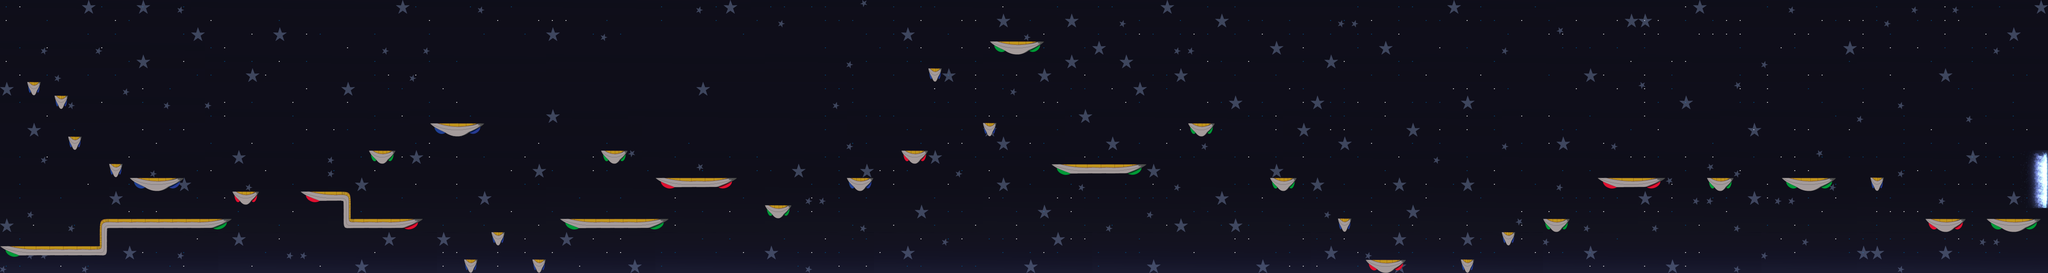

A 2D game scene composited from a Tiled map and its tileset images. What follows is a short description and the map's XML, with each tile layer's data collapsed to a summary:
An orthogonal 150x20 tile map with 32x32 px tiles, 4 tile layers (building, fx, xfx, floor), 1 hidden layer not drawn, 22 tilesets and 46 objects.

<map version="1.0" orientation="orthogonal" renderorder="left-down" width="150" height="20" tilewidth="32" tileheight="32" nextobjectid="135">
 <tileset firstgid="1" name="bot_espacio" tilewidth="32" tileheight="32" tilecount="64">
  <image source="bot_espacio.png" width="533" height="134" />
 </tileset>
 <tileset firstgid="65" name="mid_espacio" tilewidth="32" tileheight="32" tilecount="64">
  <image source="mid_espacio.png" width="533" height="134" />
 </tileset>
 <tileset firstgid="129" name="top_espacio" tilewidth="32" tileheight="32" tilecount="64">
  <image source="top_espacio.png" width="534" height="133" />
 </tileset>
 <tileset firstgid="193" name="particula_azul32-4x4" tilewidth="32" tileheight="32" tilecount="1">
  <image source="particula_azul32-4x4.png" width="32" height="32" />
 </tileset>
 <tileset firstgid="194" name="particula_blanca32-4x4" tilewidth="32" tileheight="32" tilecount="1">
  <image source="particula_blanca32-4x4.png" width="32" height="32" />
 </tileset>
 <tileset firstgid="195" name="estrella32x32" tilewidth="32" tileheight="32" tilecount="1">
  <image source="estrella32x32.png" width="32" height="32" />
 </tileset>
 <tileset firstgid="196" name="estrella32-16-izq_bot-2" tilewidth="32" tileheight="32" tilecount="1">
  <image source="estrella32-16-izq_bot-2.png" width="32" height="32" />
 </tileset>
 <tileset firstgid="197" name="estrella31-16-izq-2" tilewidth="32" tileheight="32" tilecount="1">
  <image source="estrella31-16-izq-2.png" width="32" height="32" />
 </tileset>
 <tileset firstgid="198" name="plataforma-azul-2" tilewidth="32" tileheight="32" tilecount="5">
  <image source="plataforma-azul-2.png" width="160" height="32" />
 </tileset>
 <tileset firstgid="203" name="plataforma-verde-chica" tilewidth="32" tileheight="32" tilecount="5">
  <image source="plataforma-verde-chica.png" width="160" height="32" />
 </tileset>
 <tileset firstgid="208" name="plataforma-azul" tilewidth="32" tileheight="32" tilecount="5">
  <image source="plataforma-azul.png" width="160" height="32" />
 </tileset>
 <tileset firstgid="213" name="plataforma-roja-2" tilewidth="32" tileheight="32" tilecount="5">
  <image source="plataforma-roja-2.png" width="160" height="32" />
 </tileset>
 <tileset firstgid="218" name="PLATAFORMA-ARRIBA" tilewidth="32" tileheight="32" tilecount="9">
  <image source="PLATAFORMA-ARRIBA.png" width="96" height="96" />
 </tileset>
 <tileset firstgid="227" name="plataforma-roja-3" tilewidth="32" tileheight="32" tilecount="5">
  <image source="plataforma-roja-3.png" width="160" height="32" />
 </tileset>
 <tileset firstgid="232" name="plataforma-verde-2" tilewidth="32" tileheight="32" tilecount="5">
  <image source="plataforma-verde-2.png" width="160" height="32" />
 </tileset>
 <tileset firstgid="237" name="plataforma-roja" tilewidth="32" tileheight="32" tilecount="5">
  <image source="plataforma-roja.png" width="160" height="32" />
 </tileset>
 <tileset firstgid="242" name="plataforma-azul-chica" tilewidth="32" tileheight="32" tilecount="5">
  <image source="plataforma-azul-chica.png" width="160" height="32" />
 </tileset>
 <tileset firstgid="247" name="plataforma-verde" tilewidth="32" tileheight="32" tilecount="5">
  <image source="plataforma-verde.png" width="160" height="32" />
 </tileset>
 <tileset firstgid="252" name="PLATAFORMA-ARRIBA2" tilewidth="32" tileheight="32" tilecount="9">
  <image source="PLATAFORMA-ARRIBA2.png" width="96" height="96" />
 </tileset>
 <tileset firstgid="261" name="portalizq" tilewidth="32" tileheight="32" tilecount="64">
  <image source="portalizq.png" width="256" height="256" />
  <tile id="0">
   <properties>
    <property name="part1" value="1" />
   </properties>
  </tile>
  <tile id="1">
   <properties>
    <property name="part6" value="1" />
   </properties>
  </tile>
  <tile id="2">
   <properties>
    <property name="part1" value="2" />
   </properties>
  </tile>
  <tile id="3">
   <properties>
    <property name="part6" value="2" />
   </properties>
  </tile>
  <tile id="4">
   <properties>
    <property name="part1" value="3" />
   </properties>
  </tile>
  <tile id="5">
   <properties>
    <property name="part6" value="3" />
   </properties>
  </tile>
  <tile id="6">
   <properties>
    <property name="part1" value="4" />
   </properties>
  </tile>
  <tile id="7">
   <properties>
    <property name="part6" value="4" />
   </properties>
  </tile>
  <tile id="8">
   <properties>
    <property name="part2" value="1" />
   </properties>
  </tile>
  <tile id="9">
   <properties>
    <property name="part7" value="1" />
   </properties>
  </tile>
  <tile id="10">
   <properties>
    <property name="part2" value="2" />
   </properties>
  </tile>
  <tile id="11">
   <properties>
    <property name="part7" value="2" />
   </properties>
  </tile>
  <tile id="12">
   <properties>
    <property name="part2" value="3" />
   </properties>
  </tile>
  <tile id="13">
   <properties>
    <property name="part7" value="3" />
   </properties>
  </tile>
  <tile id="14">
   <properties>
    <property name="part2" value="4" />
   </properties>
  </tile>
  <tile id="15">
   <properties>
    <property name="part7" value="4" />
   </properties>
  </tile>
  <tile id="16">
   <properties>
    <property name="part3" value="1" />
   </properties>
  </tile>
  <tile id="17">
   <properties>
    <property name="part8" value="1" />
   </properties>
  </tile>
  <tile id="18">
   <properties>
    <property name="part3" value="2" />
   </properties>
  </tile>
  <tile id="19">
   <properties>
    <property name="part8" value="2" />
   </properties>
  </tile>
  <tile id="20">
   <properties>
    <property name="part3" value="3" />
   </properties>
  </tile>
  <tile id="21">
   <properties>
    <property name="part8" value="3" />
   </properties>
  </tile>
  <tile id="22">
   <properties>
    <property name="part3" value="4" />
   </properties>
  </tile>
  <tile id="23">
   <properties>
    <property name="part8" value="4" />
   </properties>
  </tile>
  <tile id="24">
   <properties>
    <property name="part4" value="1" />
   </properties>
  </tile>
  <tile id="25">
   <properties>
    <property name="part9" value="1" />
   </properties>
  </tile>
  <tile id="26">
   <properties>
    <property name="part4" value="2" />
   </properties>
  </tile>
  <tile id="27">
   <properties>
    <property name="part9" value="2" />
   </properties>
  </tile>
  <tile id="28">
   <properties>
    <property name="part4" value="3" />
   </properties>
  </tile>
  <tile id="29">
   <properties>
    <property name="part9" value="3" />
   </properties>
  </tile>
  <tile id="30">
   <properties>
    <property name="part4" value="4" />
   </properties>
  </tile>
  <tile id="31">
   <properties>
    <property name="part9" value="4" />
   </properties>
  </tile>
  <tile id="32">
   <properties>
    <property name="part5" value="1" />
   </properties>
  </tile>
  <tile id="33">
   <properties>
    <property name="part10" value="1" />
   </properties>
  </tile>
  <tile id="34">
   <properties>
    <property name="part5" value="2" />
   </properties>
  </tile>
  <tile id="35">
   <properties>
    <property name="part10" value="2" />
   </properties>
  </tile>
  <tile id="36">
   <properties>
    <property name="part5" value="3" />
   </properties>
  </tile>
  <tile id="37">
   <properties>
    <property name="part10" value="3" />
   </properties>
  </tile>
  <tile id="38">
   <properties>
    <property name="part5" value="4" />
   </properties>
  </tile>
  <tile id="39">
   <properties>
    <property name="part10" value="4" />
   </properties>
  </tile>
 </tileset>
 <tileset firstgid="325" name="plataforma32x32" tilewidth="32" tileheight="32" tilecount="9">
  <image source="plataforma32x32.png" width="96" height="96" />
 </tileset>
 <tileset firstgid="334" name="portal" tilewidth="32" tileheight="32" tilecount="64">
  <image source="portaldrc.png" width="256" height="256" />
  <tile id="0">
   <properties>
    <property name="part1" value="1" />
   </properties>
  </tile>
  <tile id="1">
   <properties>
    <property name="part6" value="1" />
   </properties>
  </tile>
  <tile id="2">
   <properties>
    <property name="part1" value="2" />
   </properties>
  </tile>
  <tile id="3">
   <properties>
    <property name="part6" value="2" />
   </properties>
  </tile>
  <tile id="4">
   <properties>
    <property name="part1" value="3" />
   </properties>
  </tile>
  <tile id="5">
   <properties>
    <property name="part6" value="3" />
   </properties>
  </tile>
  <tile id="6">
   <properties>
    <property name="part1" value="4" />
   </properties>
  </tile>
  <tile id="7">
   <properties>
    <property name="part6" value="4" />
   </properties>
  </tile>
  <tile id="8">
   <properties>
    <property name="part2" value="1" />
   </properties>
  </tile>
  <tile id="9">
   <properties>
    <property name="part7" value="1" />
   </properties>
  </tile>
  <tile id="10">
   <properties>
    <property name="part2" value="2" />
   </properties>
  </tile>
  <tile id="11">
   <properties>
    <property name="part7" value="2" />
   </properties>
  </tile>
  <tile id="12">
   <properties>
    <property name="part2" value="3" />
   </properties>
  </tile>
  <tile id="13">
   <properties>
    <property name="part7" value="3" />
   </properties>
  </tile>
  <tile id="14">
   <properties>
    <property name="part2" value="4" />
   </properties>
  </tile>
  <tile id="15">
   <properties>
    <property name="part7" value="4" />
   </properties>
  </tile>
  <tile id="16">
   <properties>
    <property name="part3" value="1" />
   </properties>
  </tile>
  <tile id="17">
   <properties>
    <property name="part8" value="1" />
   </properties>
  </tile>
  <tile id="18">
   <properties>
    <property name="part3" value="2" />
   </properties>
  </tile>
  <tile id="19">
   <properties>
    <property name="part8" value="2" />
   </properties>
  </tile>
  <tile id="20">
   <properties>
    <property name="part3" value="3" />
   </properties>
  </tile>
  <tile id="21">
   <properties>
    <property name="part8" value="3" />
   </properties>
  </tile>
  <tile id="22">
   <properties>
    <property name="part3" value="4" />
   </properties>
  </tile>
  <tile id="23">
   <properties>
    <property name="part8" value="4" />
   </properties>
  </tile>
  <tile id="24">
   <properties>
    <property name="part4" value="1" />
   </properties>
  </tile>
  <tile id="25">
   <properties>
    <property name="part9" value="1" />
   </properties>
  </tile>
  <tile id="26">
   <properties>
    <property name="part4" value="2" />
   </properties>
  </tile>
  <tile id="27">
   <properties>
    <property name="part9" value="2" />
   </properties>
  </tile>
  <tile id="28">
   <properties>
    <property name="part4" value="3" />
   </properties>
  </tile>
  <tile id="29">
   <properties>
    <property name="part9" value="3" />
   </properties>
  </tile>
  <tile id="30">
   <properties>
    <property name="part4" value="4" />
   </properties>
  </tile>
  <tile id="31">
   <properties>
    <property name="part9" value="4" />
   </properties>
  </tile>
  <tile id="32">
   <properties>
    <property name="part5" value="1" />
   </properties>
  </tile>
  <tile id="33">
   <properties>
    <property name="part10" value="1" />
   </properties>
  </tile>
  <tile id="34">
   <properties>
    <property name="part5" value="2" />
   </properties>
  </tile>
  <tile id="35">
   <properties>
    <property name="part10" value="2" />
   </properties>
  </tile>
  <tile id="36">
   <properties>
    <property name="part5" value="3" />
   </properties>
  </tile>
  <tile id="37">
   <properties>
    <property name="part10" value="3" />
   </properties>
  </tile>
  <tile id="38">
   <properties>
    <property name="part5" value="4" />
   </properties>
  </tile>
  <tile id="39">
   <properties>
    <property name="part10" value="4" />
   </properties>
  </tile>
 </tileset>
 <layer name="building" width="150" height="20">
  <data>[3000 cells, 3000 non-empty, 176 distinct tile ids]</data>
 </layer>
 <layer name="aimos" width="150" height="20" visible="0">
  <data>[3000 cells, 52 non-empty, 2 distinct tile ids]</data>
 </layer>
 <layer name="fx" width="150" height="20">
  <data>[3000 cells, 794 non-empty, 2 distinct tile ids]</data>
 </layer>
 <layer name="xfx" width="150" height="20">
  <data>[3000 cells, 195 non-empty, 3 distinct tile ids]</data>
 </layer>
 <layer name="floor" width="150" height="20">
  <data>[3000 cells, 130 non-empty, 46 distinct tile ids]</data>
 </layer>
 <objectgroup name="objetos">
  <object id="2" x="231.146" y="509.109" width="311.554" height="31.0739">
   <properties>
    <property name="clase" value="1" />
   </properties>
  </object>
  <object id="14" x="798.892" y="511.78" width="190.713" height="31.0739">
   <properties>
    <property name="clase" value="1" />
   </properties>
  </object>
  <object id="16" x="305.061" y="416.636" width="126.003" height="30.7325">
   <properties>
    <property name="clase" value="1" />
   </properties>
  </object>
  <object id="17" x="1007.67" y="285.348" width="127.908" height="31.7569">
   <properties>
    <property name="clase" value="1" />
   </properties>
  </object>
  <object id="19" x="1408.34" y="353.989" width="65.2211" height="32.0983">
   <properties>
    <property name="clase" value="1" />
   </properties>
  </object>
  <object id="20" x="1537.71" y="413.783" width="188.963" height="31.7569">
   <properties>
    <property name="clase" value="1" />
   </properties>
  </object>
  <object id="21" x="1313.83" y="511.693" width="255.193" height="32.4398">
   <properties>
    <property name="clase" value="1" />
   </properties>
  </object>
  <object id="43" x="1983.37" y="416.196" width="63.3089" height="32.6913">
   <properties>
    <property name="clase" value="1" />
   </properties>
  </object>
  <object id="47" x="2318.58" y="96.4704" width="129.512" height="31.8471">
   <properties>
    <property name="clase" value="1" />
   </properties>
  </object>
  <object id="48" x="2465.87" y="384.73" width="221.604" height="29.724">
   <properties>
    <property name="clase" value="1" />
   </properties>
  </object>
  <object id="51" x="2112.18" y="353.156" width="63.6943" height="33.9703">
   <properties>
    <property name="clase" value="1" />
   </properties>
  </object>
  <object id="52" x="2784.84" y="289.953" width="62.9866" height="34.678">
   <properties>
    <property name="clase" value="1" />
   </properties>
  </object>
  <object id="54" x="3200.28" y="607.219" width="96.2491" height="36.0934">
   <properties>
    <property name="clase" value="1" />
   </properties>
  </object>
  <object id="55" x="2303.1" y="286.599" width="31.1394" height="35.3857">
   <properties>
    <property name="clase" value="1" />
   </properties>
  </object>
  <object id="64" x="3138.42" y="512.462" width="31.5866" height="30.4317">
   <properties>
    <property name="clase" value="1" />
   </properties>
  </object>
  <object id="67" x="3522.91" y="544.533" width="30.5608" height="33.2626">
   <properties>
    <property name="clase" value="1" />
   </properties>
  </object>
  <object id="85" x="3616.39" y="510.55" width="64.2528" height="33.863">
   <properties>
    <property name="clase" value="1" />
   </properties>
  </object>
  <object id="86" x="2174.88" y="161.535" width="31.2581" height="34.7313">
   <properties>
    <property name="clase" value="1" />
   </properties>
  </object>
  <object id="87" x="3424.5" y="606.929" width="31.2581" height="33.863">
   <properties>
    <property name="clase" value="1" />
   </properties>
  </object>
  <object id="89" x="62.8462" y="191.225" width="32.7661" height="32.0891">
   <properties>
    <property name="clase" value="1" />
   </properties>
  </object>
  <object id="90" x="128.623" y="222.548" width="30.1244" height="34.7086">
   <properties>
    <property name="clase" value="1" />
   </properties>
  </object>
  <object id="91" x="159.669" y="319.581" width="31.4342" height="33.3988">
   <properties>
    <property name="clase" value="1" />
   </properties>
  </object>
  <object id="93" x="4513.36" y="511.216" width="93.5879" height="35.3635">
   <properties>
    <property name="clase" value="1" />
   </properties>
  </object>
  <object id="94" x="1151.47" y="541.116" width="30.8905" height="33.0209">
   <properties>
    <property name="clase" value="1" />
   </properties>
  </object>
  <object id="95" x="864.932" y="351.512" width="64.9766" height="31.9557">
   <properties>
    <property name="clase" value="1" />
   </properties>
  </object>
  <object id="113" x="255.906" y="381.682" width="31.4342" height="33.3988">
   <properties>
    <property name="clase" value="1" />
   </properties>
  </object>
  <object id="114" x="0.805872" y="574.578" width="251.644" height="31.0739">
   <properties>
    <property name="clase" value="1" />
   </properties>
  </object>
  <object id="115" x="230.342" y="540.395" width="24.2386" height="33.3988">
   <properties>
    <property name="clase" value="1" />
   </properties>
  </object>
  <object id="116" x="545.638" y="447.723" width="62.5854" height="33.3988">
   <properties>
    <property name="clase" value="1" />
   </properties>
  </object>
  <object id="117" x="705.666" y="448.886" width="117.725" height="31.0739">
   <properties>
    <property name="clase" value="1" />
   </properties>
  </object>
  <object id="118" x="798.615" y="482.972" width="23.7115" height="31.0739">
   <properties>
    <property name="clase" value="1" />
   </properties>
  </object>
  <object id="120" x="1089.16" y="607.691" width="30.8905" height="33.0209">
   <properties>
    <property name="clase" value="1" />
   </properties>
  </object>
  <object id="121" x="1247.87" y="608.756" width="30.8905" height="33.0209">
   <properties>
    <property name="clase" value="1" />
   </properties>
  </object>
  <object id="122" x="1792.71" y="479.335" width="63.9114" height="30.8905">
   <properties>
    <property name="clase" value="1" />
   </properties>
  </object>
  <object id="124" x="2974.47" y="417.258" width="62.9866" height="34.678">
   <properties>
    <property name="clase" value="1" />
   </properties>
  </object>
  <object id="126" x="4383.26" y="416.489" width="33.0209" height="29.8253">
   <properties>
    <property name="clase" value="1" />
   </properties>
  </object>
  <object id="127" x="4176.61" y="416.489" width="126.758" height="29.8253">
   <properties>
    <property name="clase" value="1" />
   </properties>
  </object>
  <object id="128" x="4097.72" y="511.294" width="64.9766" height="33.0209">
   <properties>
    <property name="clase" value="1" />
   </properties>
  </object>
  <object id="129" x="3745.21" y="414.359" width="159.778" height="35.1513">
   <properties>
    <property name="clase" value="1" />
   </properties>
  </object>
  <object id="130" x="4653.81" y="512.356" width="132.084" height="31.9557">
   <properties>
    <property name="clase" value="1" />
   </properties>
  </object>
  <object id="132" x="4781.64" y="352.578" width="12.7823" height="135.279">
   <properties>
    <property name="clase" value="p" />
   </properties>
  </object>
 </objectgroup>
 <objectgroup name="coins">
  <object id="103" x="1158.93" y="513.422" width="21.3009" height="22.3686">
   <ellipse />
  </object>
  <object id="104" x="3646.14" y="486.792">
   <ellipse />
  </object>
  <object id="105" x="2371.12" y="66.0418" width="22.3654" height="24.4993">
   <ellipse />
  </object>
  <object id="110" x="68.1721" y="167.235" width="22.369" height="21.3038">
   <ellipse />
  </object>
  <object id="112" x="4684.7" y="496.378">
   <ellipse />
  </object>
 </objectgroup>
</map>
